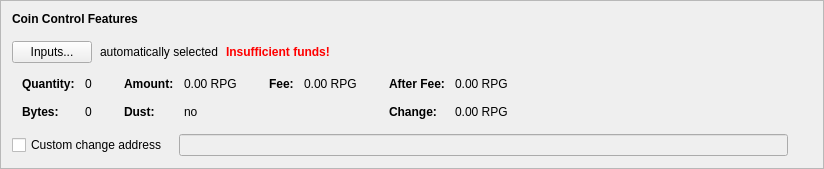
      <widget class="QFrame" name="frameCoinControl">
       <property name="sizePolicy">
        <sizepolicy hsizetype="Preferred" vsizetype="Fixed">
         <horstretch>0</horstretch>
         <verstretch>0</verstretch>
        </sizepolicy>
       </property>
       <property name="frameShape">
        <enum>QFrame::StyledPanel</enum>
       </property>
       <property name="frameShadow">
        <enum>QFrame::Raised</enum>
       </property>
       <layout class="QVBoxLayout" name="verticalLayout_4">
        <item>
         <layout class="QVBoxLayout" name="verticalLayoutCoinControl" stretch="0,0,0,0,0">
          <property name="spacing">
           <number>0</number>
          </property>
          <property name="sizeConstraint">
           <enum>QLayout::SetDefaultConstraint</enum>
          </property>
          <property name="leftMargin">
           <number>0</number>
          </property>
          <property name="topMargin">
           <number>0</number>
          </property>
          <item>
           <layout class="QHBoxLayout" name="horizontalLayoutCoinControl1">
            <property name="bottomMargin">
             <number>15</number>
            </property>
            <item>
             <widget class="QLabel" name="labelCoinControlFeatures">
              <property name="sizePolicy">
               <sizepolicy hsizetype="Preferred" vsizetype="Maximum">
                <horstretch>0</horstretch>
                <verstretch>0</verstretch>
               </sizepolicy>
              </property>
              <property name="font">
               <font>
                <weight>75</weight>
                <bold>true</bold>
               </font>
              </property>
              <property name="styleSheet">
               <string notr="true">font-weight:bold;</string>
              </property>
              <property name="text">
               <string>Coin Control Features</string>
              </property>
             </widget>
            </item>
           </layout>
          </item>
          <item>
           <layout class="QHBoxLayout" name="horizontalLayoutCoinControl2" stretch="0,0,0,0">
            <property name="spacing">
             <number>8</number>
            </property>
            <property name="bottomMargin">
             <number>10</number>
            </property>
            <item>
             <widget class="QPushButton" name="pushButtonCoinControl">
              <property name="styleSheet">
               <string notr="true"/>
              </property>
              <property name="text">
               <string>Inputs...</string>
              </property>
              <property name="autoDefault">
               <bool>false</bool>
              </property>
             </widget>
            </item>
            <item>
             <widget class="QLabel" name="labelCoinControlAutomaticallySelected">
              <property name="text">
               <string>automatically selected</string>
              </property>
              <property name="margin">
               <number>5</number>
              </property>
             </widget>
            </item>
            <item>
             <widget class="QLabel" name="labelCoinControlInsuffFunds">
              <property name="font">
               <font>
                <weight>75</weight>
                <bold>true</bold>
               </font>
              </property>
              <property name="styleSheet">
               <string notr="true">color:red;font-weight:bold;</string>
              </property>
              <property name="text">
               <string>Insufficient funds!</string>
              </property>
              <property name="margin">
               <number>5</number>
              </property>
             </widget>
            </item>
            <item>
             <spacer name="horizontalSpacerCoinControl">
              <property name="orientation">
               <enum>Qt::Horizontal</enum>
              </property>
              <property name="sizeHint" stdset="0">
               <size>
                <width>40</width>
                <height>1</height>
               </size>
              </property>
             </spacer>
            </item>
           </layout>
          </item>
          <item>
           <widget class="QWidget" name="widgetCoinControl" native="true">
            <property name="sizePolicy">
             <sizepolicy hsizetype="Preferred" vsizetype="Preferred">
              <horstretch>0</horstretch>
              <verstretch>0</verstretch>
             </sizepolicy>
            </property>
            <property name="minimumSize">
             <size>
              <width>0</width>
              <height>0</height>
             </size>
            </property>
            <property name="styleSheet">
             <string notr="true"/>
            </property>
            <layout class="QHBoxLayout" name="horizontalLayoutCoinControl5">
             <property name="leftMargin">
              <number>0</number>
             </property>
             <property name="topMargin">
              <number>0</number>
             </property>
             <property name="rightMargin">
              <number>0</number>
             </property>
             <property name="bottomMargin">
              <number>0</number>
             </property>
             <item>
              <layout class="QHBoxLayout" name="horizontalLayoutCoinControl3" stretch="0,0,0,1">
               <property name="spacing">
                <number>20</number>
               </property>
               <property name="topMargin">
                <number>0</number>
               </property>
               <property name="bottomMargin">
                <number>10</number>
               </property>
               <item>
                <layout class="QFormLayout" name="formLayoutCoinControl1">
                 <property name="horizontalSpacing">
                  <number>10</number>
                 </property>
                 <property name="verticalSpacing">
                  <number>14</number>
                 </property>
                 <property name="leftMargin">
                  <number>10</number>
                 </property>
                 <property name="topMargin">
                  <number>4</number>
                 </property>
                 <property name="rightMargin">
                  <number>6</number>
                 </property>
                 <item row="0" column="0">
                  <widget class="QLabel" name="labelCoinControlQuantityText">
                   <property name="font">
                    <font>
                     <weight>75</weight>
                     <bold>true</bold>
                    </font>
                   </property>
                   <property name="text">
                    <string>Quantity:</string>
                   </property>
                   <property name="margin">
                    <number>0</number>
                   </property>
                  </widget>
                 </item>
                 <item row="0" column="1">
                  <widget class="QLabel" name="labelCoinControlQuantity">
                   <property name="cursor">
                    <cursorShape>IBeamCursor</cursorShape>
                   </property>
                   <property name="contextMenuPolicy">
                    <enum>Qt::ActionsContextMenu</enum>
                   </property>
                   <property name="text">
                    <string notr="true">0</string>
                   </property>
                   <property name="margin">
                    <number>0</number>
                   </property>
                   <property name="textInteractionFlags">
                    <set>Qt::LinksAccessibleByMouse|Qt::TextSelectableByKeyboard|Qt::TextSelectableByMouse</set>
                   </property>
                  </widget>
                 </item>
                 <item row="1" column="0">
                  <widget class="QLabel" name="labelCoinControlBytesText">
                   <property name="font">
                    <font>
                     <weight>75</weight>
                     <bold>true</bold>
                    </font>
                   </property>
                   <property name="text">
                    <string>Bytes:</string>
                   </property>
                  </widget>
                 </item>
                 <item row="1" column="1">
                  <widget class="QLabel" name="labelCoinControlBytes">
                   <property name="cursor">
                    <cursorShape>IBeamCursor</cursorShape>
                   </property>
                   <property name="contextMenuPolicy">
                    <enum>Qt::ActionsContextMenu</enum>
                   </property>
                   <property name="text">
                    <string notr="true">0</string>
                   </property>
                   <property name="textInteractionFlags">
                    <set>Qt::LinksAccessibleByMouse|Qt::TextSelectableByKeyboard|Qt::TextSelectableByMouse</set>
                   </property>
                  </widget>
                 </item>
                </layout>
               </item>
               <item>
                <layout class="QFormLayout" name="formLayoutCoinControl2">
                 <property name="horizontalSpacing">
                  <number>10</number>
                 </property>
                 <property name="verticalSpacing">
                  <number>14</number>
                 </property>
                 <property name="leftMargin">
                  <number>6</number>
                 </property>
                 <property name="topMargin">
                  <number>4</number>
                 </property>
                 <property name="rightMargin">
                  <number>6</number>
                 </property>
                 <item row="0" column="0">
                  <widget class="QLabel" name="labelCoinControlAmountText">
                   <property name="font">
                    <font>
                     <weight>75</weight>
                     <bold>true</bold>
                    </font>
                   </property>
                   <property name="text">
                    <string>Amount:</string>
                   </property>
                   <property name="margin">
                    <number>0</number>
                   </property>
                  </widget>
                 </item>
                 <item row="0" column="1">
                  <widget class="QLabel" name="labelCoinControlAmount">
                   <property name="cursor">
                    <cursorShape>IBeamCursor</cursorShape>
                   </property>
                   <property name="contextMenuPolicy">
                    <enum>Qt::ActionsContextMenu</enum>
                   </property>
                   <property name="text">
                    <string notr="true">0.00 RPG</string>
                   </property>
                   <property name="textInteractionFlags">
                    <set>Qt::LinksAccessibleByMouse|Qt::TextSelectableByKeyboard|Qt::TextSelectableByMouse</set>
                   </property>
                  </widget>
                 </item>
                 <item row="1" column="0">
                  <widget class="QLabel" name="labelCoinControlLowOutputText">
                   <property name="font">
                    <font>
                     <weight>75</weight>
                     <bold>true</bold>
                    </font>
                   </property>
                   <property name="text">
                    <string>Dust:</string>
                   </property>
                  </widget>
                 </item>
                 <item row="1" column="1">
                  <widget class="QLabel" name="labelCoinControlLowOutput">
                   <property name="cursor">
                    <cursorShape>IBeamCursor</cursorShape>
                   </property>
                   <property name="contextMenuPolicy">
                    <enum>Qt::ActionsContextMenu</enum>
                   </property>
                   <property name="text">
                    <string notr="true">no</string>
                   </property>
                   <property name="textInteractionFlags">
                    <set>Qt::LinksAccessibleByMouse|Qt::TextSelectableByKeyboard|Qt::TextSelectableByMouse</set>
                   </property>
                  </widget>
                 </item>
                </layout>
               </item>
               <item>
                <layout class="QFormLayout" name="formLayoutCoinControl3">
                 <property name="horizontalSpacing">
                  <number>10</number>
                 </property>
                 <property name="verticalSpacing">
                  <number>14</number>
                 </property>
                 <property name="leftMargin">
                  <number>6</number>
                 </property>
                 <property name="topMargin">
                  <number>4</number>
                 </property>
                 <property name="rightMargin">
                  <number>6</number>
                 </property>
                 <item row="0" column="0">
                  <widget class="QLabel" name="labelCoinControlFeeText">
                   <property name="font">
                    <font>
                     <weight>75</weight>
                     <bold>true</bold>
                    </font>
                   </property>
                   <property name="text">
                    <string>Fee:</string>
                   </property>
                   <property name="margin">
                    <number>0</number>
                   </property>
                  </widget>
                 </item>
                 <item row="0" column="1">
                  <widget class="QLabel" name="labelCoinControlFee">
                   <property name="cursor">
                    <cursorShape>IBeamCursor</cursorShape>
                   </property>
                   <property name="contextMenuPolicy">
                    <enum>Qt::ActionsContextMenu</enum>
                   </property>
                   <property name="text">
                    <string notr="true">0.00 RPG</string>
                   </property>
                   <property name="textInteractionFlags">
                    <set>Qt::LinksAccessibleByMouse|Qt::TextSelectableByKeyboard|Qt::TextSelectableByMouse</set>
                   </property>
                  </widget>
                 </item>
                </layout>
               </item>
               <item>
                <layout class="QFormLayout" name="formLayoutCoinControl4">
                 <property name="horizontalSpacing">
                  <number>10</number>
                 </property>
                 <property name="verticalSpacing">
                  <number>14</number>
                 </property>
                 <property name="leftMargin">
                  <number>6</number>
                 </property>
                 <property name="topMargin">
                  <number>4</number>
                 </property>
                 <property name="rightMargin">
                  <number>6</number>
                 </property>
                 <item row="0" column="0">
                  <widget class="QLabel" name="labelCoinControlAfterFeeText">
                   <property name="font">
                    <font>
                     <weight>75</weight>
                     <bold>true</bold>
                    </font>
                   </property>
                   <property name="text">
                    <string>After Fee:</string>
                   </property>
                   <property name="margin">
                    <number>0</number>
                   </property>
                  </widget>
                 </item>
                 <item row="0" column="1">
                  <widget class="QLabel" name="labelCoinControlAfterFee">
                   <property name="cursor">
                    <cursorShape>IBeamCursor</cursorShape>
                   </property>
                   <property name="contextMenuPolicy">
                    <enum>Qt::ActionsContextMenu</enum>
                   </property>
                   <property name="text">
                    <string notr="true">0.00 RPG</string>
                   </property>
                   <property name="textInteractionFlags">
                    <set>Qt::LinksAccessibleByMouse|Qt::TextSelectableByKeyboard|Qt::TextSelectableByMouse</set>
                   </property>
                  </widget>
                 </item>
                 <item row="1" column="0">
                  <widget class="QLabel" name="labelCoinControlChangeText">
                   <property name="font">
                    <font>
                     <weight>75</weight>
                     <bold>true</bold>
                    </font>
                   </property>
                   <property name="text">
                    <string>Change:</string>
                   </property>
                  </widget>
                 </item>
                 <item row="1" column="1">
                  <widget class="QLabel" name="labelCoinControlChange">
                   <property name="cursor">
                    <cursorShape>IBeamCursor</cursorShape>
                   </property>
                   <property name="contextMenuPolicy">
                    <enum>Qt::ActionsContextMenu</enum>
                   </property>
                   <property name="text">
                    <string notr="true">0.00 RPG</string>
                   </property>
                   <property name="textInteractionFlags">
                    <set>Qt::LinksAccessibleByMouse|Qt::TextSelectableByKeyboard|Qt::TextSelectableByMouse</set>
                   </property>
                  </widget>
                 </item>
                </layout>
               </item>
              </layout>
             </item>
            </layout>
           </widget>
          </item>
          <item>
           <layout class="QHBoxLayout" name="horizontalLayoutCoinControl4" stretch="0,0,0">
            <property name="spacing">
             <number>12</number>
            </property>
            <property name="sizeConstraint">
             <enum>QLayout::SetDefaultConstraint</enum>
            </property>
            <property name="topMargin">
             <number>5</number>
            </property>
            <property name="rightMargin">
             <number>5</number>
            </property>
            <item>
             <widget class="QCheckBox" name="checkBoxCoinControlChange">
              <property name="toolTip">
               <string>If this is activated, but the change address is empty or invalid, change will be sent to a newly generated address.</string>
              </property>
              <property name="text">
               <string>Custom change address</string>
              </property>
             </widget>
            </item>
            <item>
             <widget class="QValidatedLineEdit" name="lineEditCoinControlChange">
              <property name="enabled">
               <bool>false</bool>
              </property>
              <property name="sizePolicy">
               <sizepolicy hsizetype="Expanding" vsizetype="Fixed">
                <horstretch>0</horstretch>
                <verstretch>0</verstretch>
               </sizepolicy>
              </property>
             </widget>
            </item>
            <item>
             <widget class="QLabel" name="labelCoinControlChangeLabel">
              <property name="sizePolicy">
               <sizepolicy hsizetype="Preferred" vsizetype="Expanding">
                <horstretch>0</horstretch>
                <verstretch>0</verstretch>
               </sizepolicy>
              </property>
              <property name="minimumSize">
               <size>
                <width>0</width>
                <height>0</height>
               </size>
              </property>
              <property name="text">
               <string/>
              </property>
              <property name="margin">
               <number>3</number>
              </property>
             </widget>
            </item>
           </layout>
          </item>
          <item>
           <spacer name="verticalSpacerCoinControl">
            <property name="orientation">
             <enum>Qt::Vertical</enum>
            </property>
            <property name="sizeType">
             <enum>QSizePolicy::Expanding</enum>
            </property>
            <property name="sizeHint" stdset="0">
             <size>
              <width>800</width>
              <height>1</height>
             </size>
            </property>
           </spacer>
          </item>
         </layout>
        </item>
       </layout>
      </widget>
